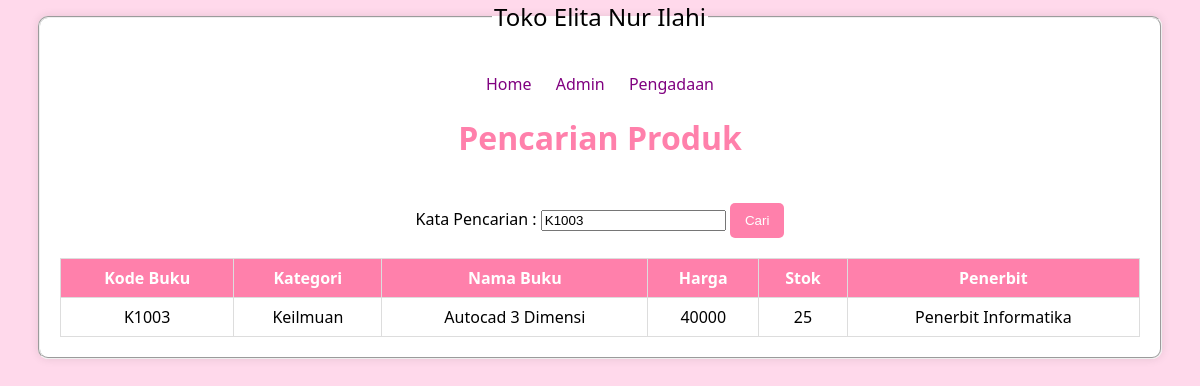
The app's page /tokobuku/index.php?kata_cari=K1003 with its own data.
### tables this page shows
CREATE TABLE `tb_product` (
  `ID_Buku` varchar(20) NOT NULL,
  `Kategori` varchar(20) NOT NULL,
  `Nama_Buku` varchar(50) NOT NULL,
  `Harga` int(10) NOT NULL,
  `Stok` varchar(10) NOT NULL,
  `Penerbit` varchar(20) NOT NULL
);

### tokobuku/index.php (the view, shortened to what this page needs)
<!DOCTYPE html>
<html lang="en">
<head>
</head>
<body>
    <fieldset>
        <legend>Toko Elita Nur Ilahi</legend>
            <div class="menu-container">
                <a class="menu-link" href="index.php">Home</a>
                <a class="menu-link" href="admin.php">Admin</a>
                <a class="menu-link" href="pengadaan.php">Pengadaan</a>
            </div>
        <h1>Pencarian Produk</h1>
        <br>
        <form method="GET" action="index.php" style="text-align: center;">
            <label for="kata_cari">Kata Pencarian : </label>
            <input type="text" name="kata_cari" value="<?php echo isset($_GET['kata_cari']) ? htmlspecialchars($_GET['kata_cari']) : ''; ?>" />
            <button type="submit">Cari</button>
        </form>
        <table>
            <thead>
                <tr>
                    <th>Kode Buku</th>
                    <th>Kategori</th>
                    <th>Nama Buku</th>
                    <th>Harga</th>
                    <th>Stok</th>
                    <th>Penerbit</th>
                </tr>
            </thead>
            <tbody>
                <?php
                include 'koneksi.php';
                if (isset($_GET['kata_cari'])) {
                    $kata_cari = $_GET['kata_cari'];
                    $query = "SELECT * FROM tb_product WHERE ID_Buku like '%$kata_cari%' OR
                        Nama_Buku like '%$kata_cari%' ORDER BY ID_Buku ASC";
                } else {
                    $query = "SELECT * FROM tb_product ORDER BY ID_Buku ASC";
                }
                $result = mysqli_query($koneksi, $query);
                while ($row = mysqli_fetch_assoc($result)) {
                ?>
                    <tr>
                        <td><?php echo $row['ID_Buku']; ?></td>
                        <td><?php echo $row['Kategori']; ?></td>
                        <td><?php echo $row['Nama_Buku']; ?></td>
                        <td><?php echo $row['Harga']; ?></td>
                        <td><?php echo $row['Stok']; ?></td>
                        <td><?php echo $row['Penerbit']; ?></td>
                    </tr>
                <?php
                }
                ?>
            </tbody>
        </table>
    </fieldset>
</body>
</html>

### tokobuku/index.php (style rules this page uses)
body { background-color: #ffd9eb; margin: 0; padding: 0; font-family: 'Segoe UI', Tahoma, Geneva, Verdana, sans-serif; text-align: center; }
fieldset { width: 90%; margin: auto; background-color: #fff; padding: 20px; border-radius: 10px; box-shadow: 0 0 10px rgba(0, 0, 0, 0.1); }
table { width: 100%; border-collapse: collapse; margin-top: 20px; }
th, td { border: 1px solid #ddd; padding: 8px; text-align: center; }
th { background-color: #ff80ab; color: #fff; }
legend { font-size: 24px; color: #000; margin-bottom: 20px; }
h1 { color: #ff80ab; }
a { color: #800080; text-decoration: none; margin: 0 10px; }
button { background-color: #ff80ab; color: #fff; padding: 10px 15px; border: none; border-radius: 5px; cursor: pointer; }

### records on screen
tb_product: ID_Buku "K1003", Kategori "Keilmuan", Nama_Buku "Autocad 3 Dimensi", Harga "40000", Stok "25", Penerbit "Penerbit Informatika"
